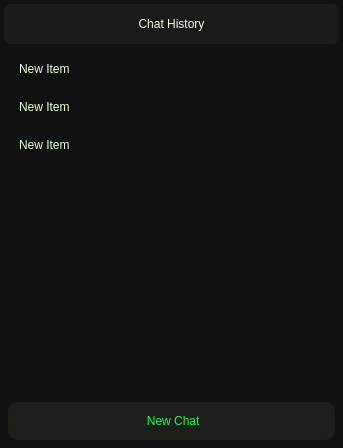
<?xml version="1.0" encoding="UTF-8"?>
<ui version="4.0">
 <class>historyWidget</class>
 <widget class="QWidget" name="historyWidget">
  <property name="geometry">
   <rect>
    <x>0</x>
    <y>0</y>
    <width>343</width>
    <height>448</height>
   </rect>
  </property>
  <property name="windowTitle">
   <string>Form</string>
  </property>
  <property name="styleSheet">
   <string notr="true">* {
	font: 13pt &quot;Space Mono&quot;;
	background-color: #111111;
}

#historyWidgetTitleLabel {
	color: #EDFDE1;
	background-color: #191B19;
	border-radius: 6px;
}

QListWidget {
    background-color: #111111;
    border-radius: 8px;
    outline: none;
}

QListWidget::item {
    background-color: #101112;
    color: #EDFFDF;
    padding: 8px;
    margin: 4px 4px;
    border-radius: 6px;
}

QListWidget::item:hover {
    background-color: #1A1B1C;
    color: #F5FFF0;
}

QListWidget::item:selected {
    background-color: #1D201A;
    color: #31F354;
}

QListWidget::item:selected:hover {
    background-color: #272A23;
    color: #4AF769;
}

QPushButton { background-color: #1D201A; color: #31F354; padding: 8px; margin: 4px 4px; border-radius: 10px; border: none; }

QPushButton:hover { background-color: #272A23; color: #4AF769; }

QPushButton:pressed { background-color: #171A14; color: #29CC48; }

QPushButton:pressed:hover { background-color: #20241C; color: #3DE95B; }




QScrollBar:vertical, QScrollBar:horizontal { background-color: #111111; margin: 4px; border: none; border-radius: 5px; }

QScrollBar::handle:vertical, QScrollBar::handle:horizontal { background-color: #1D201A; border-radius: 3px; min-height: 20px; min-width: 20px; }

QScrollBar::handle:vertical:hover, QScrollBar::handle:horizontal:hover { background-color: #272A23; }

QScrollBar::handle:vertical:pressed, QScrollBar::handle:horizontal:pressed { background-color: #171A14; }

QScrollBar::handle:vertical:pressed:hover, QScrollBar::handle:horizontal:pressed:hover { background-color: #20241C; }

QScrollBar::add-line:vertical, QScrollBar::sub-line:vertical, QScrollBar::add-line:horizontal, QScrollBar::sub-line:horizontal { background: none; border: none; }

QScrollBar::add-page:vertical, QScrollBar::sub-page:vertical, QScrollBar::add-page:horizontal, QScrollBar::sub-page:horizontal { background: none; }</string>
  </property>
  <layout class="QVBoxLayout" name="verticalLayout">
   <property name="spacing">
    <number>6</number>
   </property>
   <property name="leftMargin">
    <number>4</number>
   </property>
   <property name="topMargin">
    <number>4</number>
   </property>
   <property name="rightMargin">
    <number>4</number>
   </property>
   <property name="bottomMargin">
    <number>4</number>
   </property>
   <item>
    <widget class="QLabel" name="historyWidgetTitleLabel">
     <property name="minimumSize">
      <size>
       <width>0</width>
       <height>40</height>
      </size>
     </property>
     <property name="text">
      <string>Chat History</string>
     </property>
     <property name="alignment">
      <set>Qt::AlignmentFlag::AlignCenter</set>
     </property>
    </widget>
   </item>
   <item>
    <widget class="QListWidget" name="historyWidgetChatList">
     <item>
      <property name="text">
       <string>New Item</string>
      </property>
     </item>
     <item>
      <property name="text">
       <string>New Item</string>
      </property>
     </item>
     <item>
      <property name="text">
       <string>New Item</string>
      </property>
     </item>
    </widget>
   </item>
   <item>
    <widget class="QPushButton" name="historyWidgetNewChatBtn">
     <property name="minimumSize">
      <size>
       <width>0</width>
       <height>46</height>
      </size>
     </property>
     <property name="maximumSize">
      <size>
       <width>16777215</width>
       <height>46</height>
      </size>
     </property>
     <property name="text">
      <string> New Chat</string>
     </property>
    </widget>
   </item>
  </layout>
 </widget>
 <resources/>
 <connections/>
</ui>
